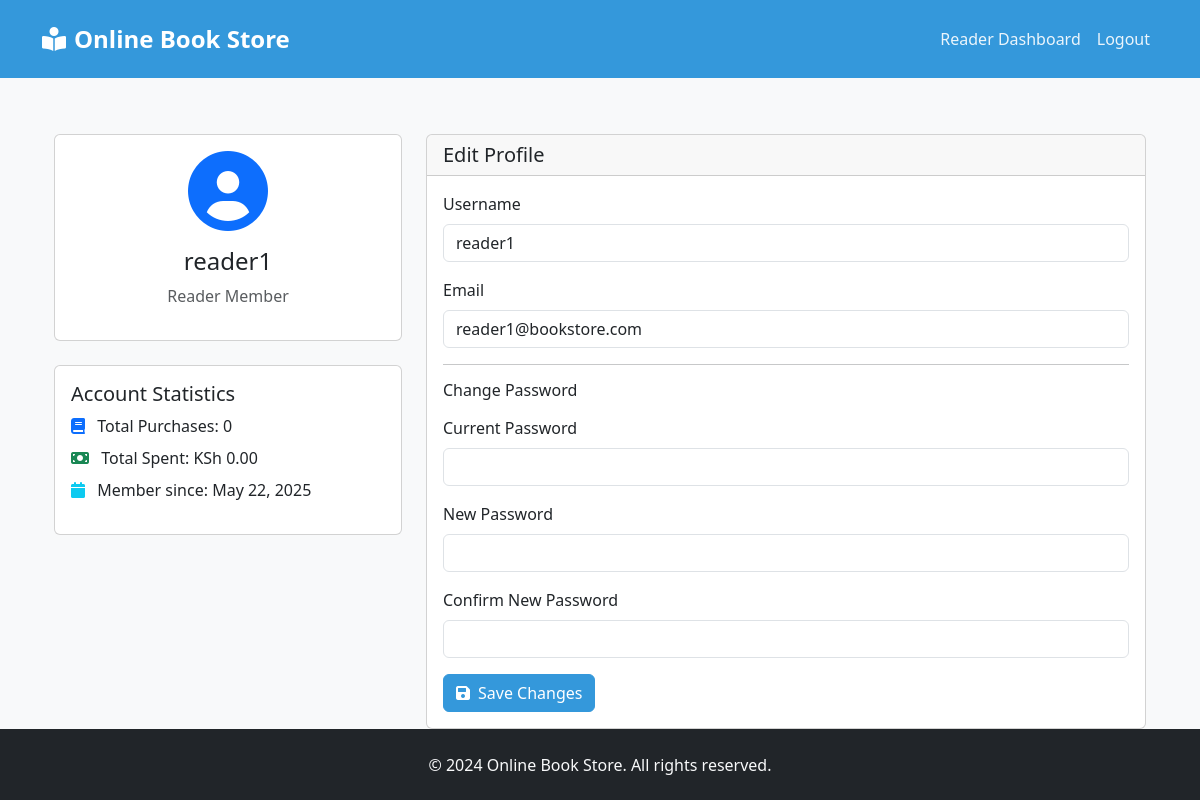
The page /reader/profile.php (signed in) on the database its author committed.
### tables this page shows
CREATE TABLE users (
    id INT PRIMARY KEY AUTO_INCREMENT,
    username VARCHAR(50) UNIQUE NOT NULL,
    password VARCHAR(255) NOT NULL,
    email VARCHAR(100) UNIQUE NOT NULL,
    role ENUM('admin', 'reader', 'writer') NOT NULL,
    created_at TIMESTAMP DEFAULT CURRENT_TIMESTAMP
);

### reader/profile.php (the view, shortened to what this page needs)
<?php
require_once '../config/database.php';
$stmt = $pdo->prepare("SELECT * FROM users WHERE id = ?");
$stmt->execute([$_SESSION['user_id']]);
$user = $stmt->fetch();
$stmt = $pdo->prepare("SELECT COUNT(*) as total_purchases, SUM(amount) as total_spent
                       FROM purchases
                       WHERE reader_id = ? AND payment_status = 'completed'");
$stmt->execute([$_SESSION['user_id']]);
$stats = $stmt->fetch();
include '../includes/header.php';
?>
<div class="container mt-4">
    <div class="row">
        <div class="col-md-4">
            <div class="card mb-4">
                <div class="card-body text-center">
                    <i class="fas fa-user-circle fa-5x mb-3 text-primary"></i>
                    <h4><?php echo htmlspecialchars($user['username']); ?></h4>
                    <p class="text-muted">Reader Member</p>
                </div>
            </div>
            <div class="card">
                <div class="card-body">
                    <h5 class="card-title">Account Statistics</h5>
                    <ul class="list-unstyled">
                        <li class="mb-2">
                            <i class="fas fa-book me-2 text-primary"></i>
                            Total Purchases: <?php echo $stats['total_purchases']; ?>
                        </li>
                        <li class="mb-2">
                            <i class="fas fa-money-bill me-2 text-success"></i>
                            Total Spent: KSh <?php echo number_format($stats['total_spent'] ?? 0, 2); ?>
                        </li>
                        <li>
                            <i class="fas fa-calendar me-2 text-info"></i>
                            Member since: <?php echo date('M d, Y', strtotime($user['created_at'])); ?>
                        </li>
                    </ul>
                </div>
            </div>
        </div>
        <div class="col-md-8">
            <div class="card">
                <div class="card-header">
                    <h5 class="mb-0">Edit Profile</h5>
                </div>
                <div class="card-body">
                    <form method="POST">
                        <div class="mb-3">
                            <label for="username" class="form-label">Username</label>
                            <input type="text" class="form-control" id="username" name="username"
                                   value="<?php echo htmlspecialchars($user['username']); ?>" required>
                        </div>
                        <div class="mb-3">
                            <label for="email" class="form-label">Email</label>
                            <input type="email" class="form-control" id="email" name="email"
                                   value="<?php echo htmlspecialchars($user['email']); ?>" required>
                        </div>
                        <hr>
                        <h6 class="mb-3">Change Password</h6>
                        <div class="mb-3">
                            <label for="current_password" class="form-label">Current Password</label>
                            <input type="password" class="form-control" id="current_password" name="current_password">
                        </div>
                        <div class="mb-3">
                            <label for="new_password" class="form-label">New Password</label>
                            <input type="password" class="form-control" id="new_password" name="new_password">
                        </div>
                        <div class="mb-3">
                            <label for="confirm_password" class="form-label">Confirm New Password</label>
                            <input type="password" class="form-control" id="confirm_password" name="confirm_password">
                        </div>
                        <button type="submit" class="btn btn-primary">
                            <i class="fas fa-save me-2"></i>Save Changes
                        </button>
                    </form>
                </div>
            </div>
        </div>
    </div>
</div>
<?php include '../includes/footer.php'; ?>

### includes/header.php (style rules this page uses)
:root { --primary-color: #3498db; --accent-color: #e74c3c; }
body { font-family: 'Segoe UI', Tahoma, Geneva, Verdana, sans-serif; background-color: #f8f9fa; min-height: 100vh; display: flex; flex-direction: column; }
.btn-primary { background-color: var(--primary-color); border-color: var(--primary-color); }

### rows shown on the page
users: username "reader1", created_at "May 22, 2025", email "reader1@bookstore.com"

### other values the page prints
$stats['total_purchases'] "0"
$stats['total_spent'] "0.00"
